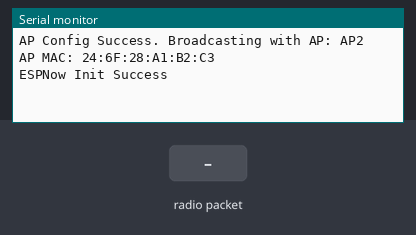
The sketch below on a simulated ESP8266 (NodeMCU). Parts: the last lines printed to the serial monitor. The inputs (shaded band) are chosen by the test bench.

Above: at 2.2 s.
2.3 s: radio packet "1" arrives
At 2.7 s:
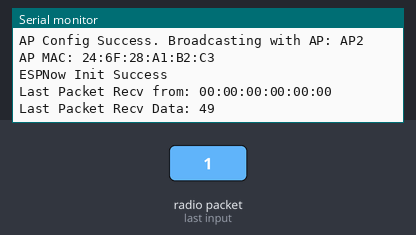
3.8 s: radio packet "0" arrives
At 5.0 s:
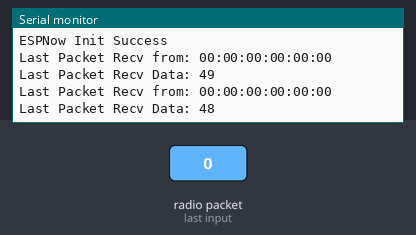
5.3 s: radio packet "2" arrives
At 6.2 s:
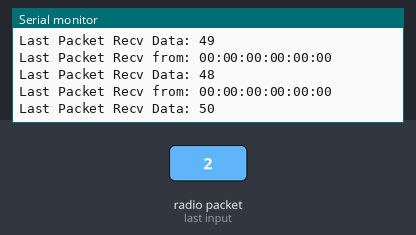

The sketch:

esp8266_now.ino
```cpp
//#if defined(ARDUINO_ARCH_ESP8266)
#include <ESP8266WiFi.h>
#include <espnow.h>
//#elif defined(ARDUINO_ARCH_ESP32)
//#include <WiFi.h>
//#endif


//#define sendf false


#define CHANNEL 3
#define PRINTSCANRESULTS 0
//esp_now_peer_info_t peers={};
void setup() {
  Serial.begin(115200);

  delay(1000);
  //Set device in AP mode to begin with
  WiFi.mode(WIFI_AP);

  configDeviceAP();
  //Serial.println("ESPNow/Multi-Slave/Master Example");
  // This is the mac address of the Master in AP Mode
  Serial.println();
  Serial.print("AP MAC: "); Serial.println(WiFi.macAddress());
  Serial.println();
    InitESPNow();
esp_now_set_self_role(ESP_NOW_ROLE_SLAVE);


  esp_now_register_recv_cb(OnDataRecv);
//  esp_now_register_send_cb(OnDataSent);
}

void loop() {
  delay(1000);

}


void configDeviceAP() {
//  String Prefix = "Slave:";
//  String Mac = WiFi.macAddress();
  String SSID ="AP2";
  String Password = "12345677";
  bool result = WiFi.softAP(SSID.c_str(), Password.c_str(), CHANNEL,0);
  if (!result) {
    Serial.println("AP Config failed.");
  } else {
    Serial.println("AP Config Success. Broadcasting with AP: " + String(SSID));
  }
}


void OnDataRecv(unsigned char *mac_addr,  unsigned char *data,unsigned char data_len) {
  char macStr[18];
  snprintf(macStr, sizeof(macStr), "%02x:%02x:%02x:%02x:%02x:%02x",
           mac_addr[0], mac_addr[1], mac_addr[2], mac_addr[3], mac_addr[4], mac_addr[5]);
  Serial.print("Last Packet Recv from: "); Serial.println(macStr);
  Serial.print("Last Packet Recv Data: "); Serial.println(*data);
  Serial.println("");
}

void InitESPNow() {
  WiFi.disconnect();
  if (esp_now_init() == 0) {
    Serial.println("ESPNow Init Success");
  }
  else {
    Serial.println("ESPNow Init Failed");
    // Retry InitESPNow, add a counte and then restart?
    // InitESPNow();
    // or Simply Restart
    //ESP.restart();
  }
}
```

Measured:
- after the input at 2.3 s, the serial monitor: prints a new line at once (image 1)
- after the input at 3.8 s, the serial monitor: prints a new line at once (image 2)
- after the input at 5.3 s, the serial monitor: prints a new line at once (image 3)
